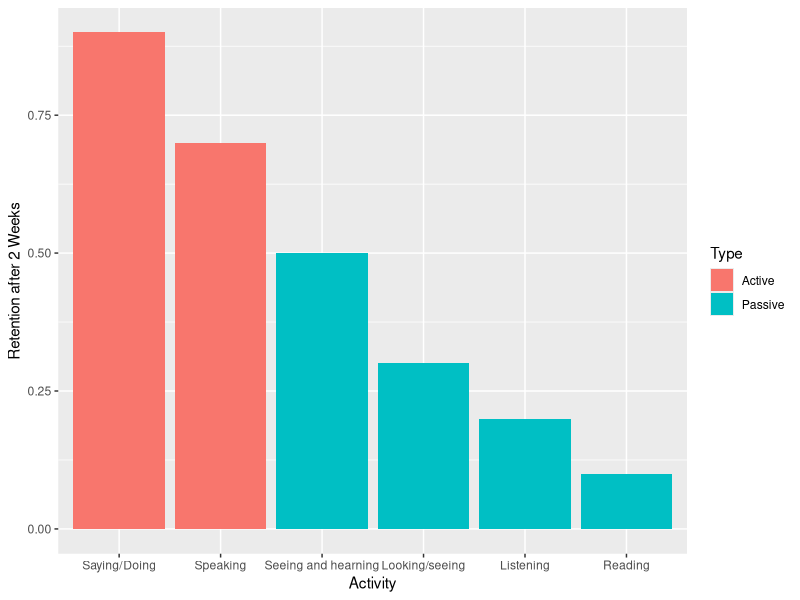
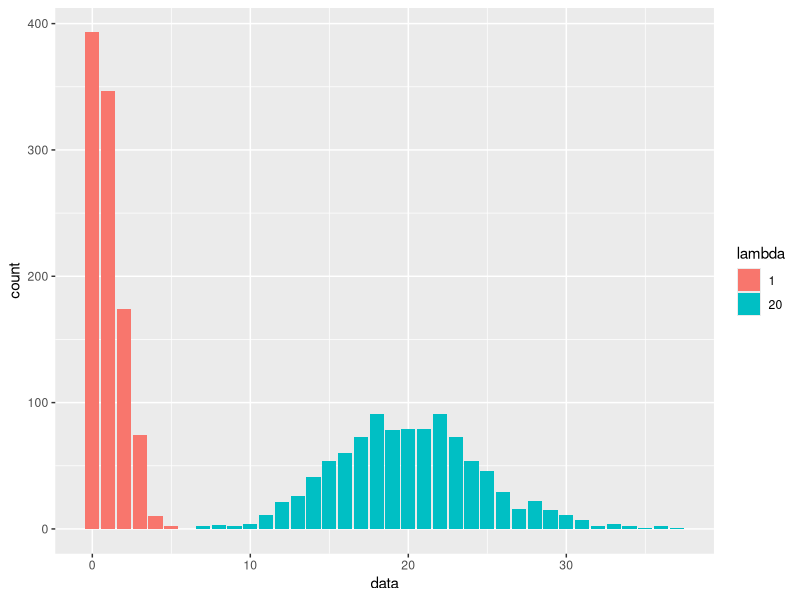

Recreate these plots in R, in order.
## ---- chunk 1
act <- c("Reading", "Listening", "Looking/seeing", "Seeing and hearning", "Speaking", "Saying/Doing")
Type <- c("Passive", "Passive", "Passive", "Passive", "Active", "Active")
ret <- c(.1, .2, .3, .5, .7, .9)
df <- data.frame(act, Type, ret)

library(ggplot2)
ggplot(df, aes(reorder(act, -ret), ret, fill=Type)) + 
  geom_bar(stat="identity") +
  xlab("Activity") +
  ylab("Retention after 2 Weeks")
## ---- chunk 2
# Poisson of lambda 1 vs. 20
x1 <- rpois(n=1000, lambda=1); x2 <- rpois(n=1000, lambda=20); label1 <- as.factor(rep(1, times=1000)); label2 <- as.factor(rep(20, times=1000)); df1 <- data.frame(x1, label1); df2 <- data.frame(x2, label2); names(df1) <- c("data", "lambda"); names(df2) <- c("data", "lambda"); dftotal <- rbind (df1, df2)
ggplot(dftotal, aes(data, fill=lambda)) + geom_bar(binwidth = diff(range(dftotal$data))/30)
